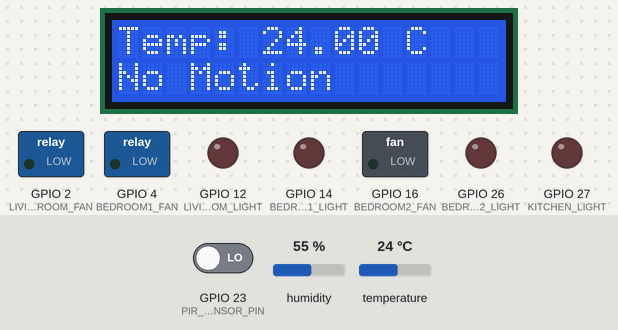
Bench run of a sketch on a simulated ESP32. Parts: 16×2 character LCD, switched loads named in the sketch (green lamp = pin HIGH), output pins drawn as LEDs (lit = HIGH). The inputs (shaded band) are chosen by the test bench; at power-on: GPIO 23 (PIR_SENSOR_PIN) LOW, temperature 24 °C, humidity 55 %. WiFi joins after 1.5 s; servers stay silent unless stated; what the sketch prints to the serial monitor is not drawn.

Above: at 3.0 s.
3.1 s: GPIO 23 (PIR_SENSOR_PIN) driven HIGH
At 5.1 s:
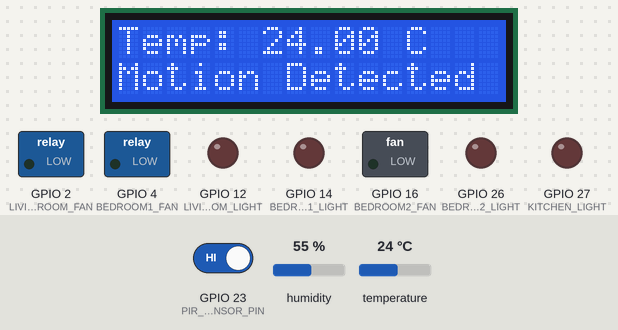
5.8 s: temperature set to 12 °C
At 7.6 s:
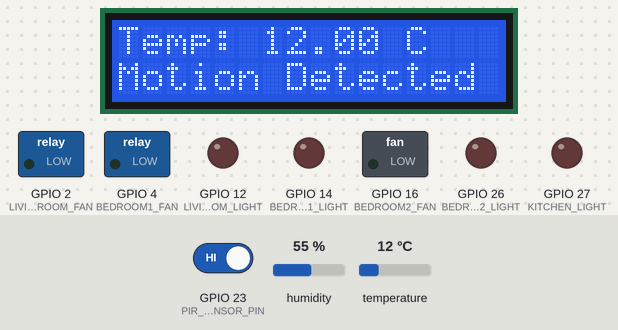
7.9 s: temperature set to 19 °C
At 9.6 s:
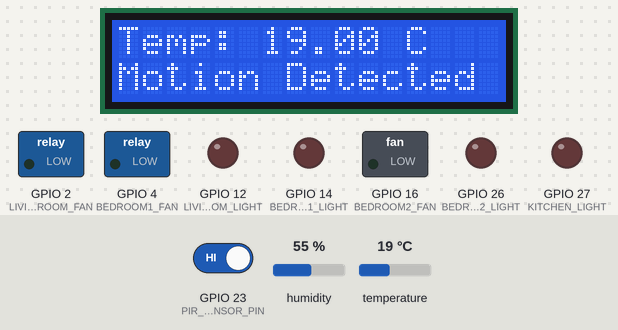
10.0 s: GPIO 23 (PIR_SENSOR_PIN) driven LOW
At 11.8 s:
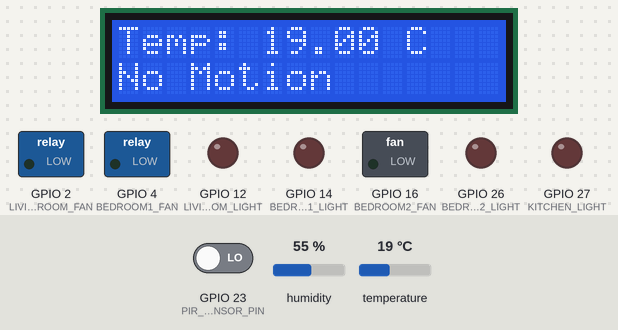
12.1 s: temperature set to 28 °C
At 13.9 s:
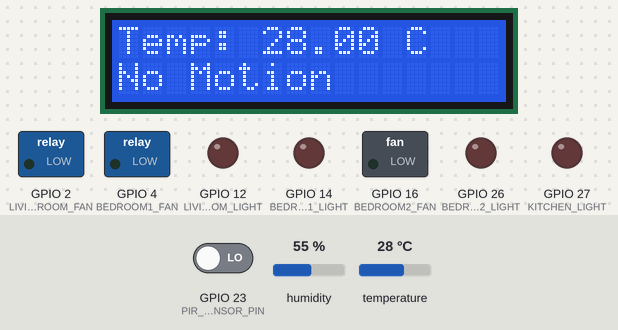
Timing chart, 0 to 15.1 s (numbered marks = the images above; inputs shaded):
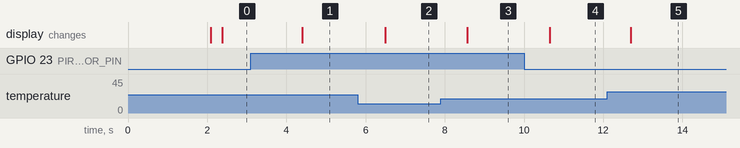

Measured:
- after the input at 3.1 s, the display: changes after 1.3 s (image 1)
- after the input at 5.8 s, the display: changes after 0.69 s (image 2)
- after the input at 7.9 s, the display: changes after 0.66 s (image 3)
- after the input at 10.0 s, the display: changes after 0.65 s (image 4)
- after the input at 12.1 s, the display: changes after 0.60 s (image 5)

The sketch:

sketch.ino
```cpp
#define BLYNK_TEMPLATE_ID "TMPL6_R9Vwz50"
#define BLYNK_TEMPLATE_NAME "Smart Home"
#define BLYNK_AUTH_TOKEN "mQ7eb6oejgzB6jvHJmGjVH0yFxV6Pgly"

#include <Wire.h>
#include <LiquidCrystal_I2C.h>
#include <DHT.h>
#include <BlynkSimpleEsp32.h>
#include <WiFi.h>

// WiFi credentials
char ssid[] = "Wokwi-GUEST";
char pass[] = "";

// Define Pins
#define LIVING_ROOM_LIGHT 12
#define BEDROOM1_LIGHT 14
#define BEDROOM2_LIGHT 26
#define KITCHEN_LIGHT 27

#define LIVING_ROOM_FAN 2
#define BEDROOM1_FAN 4
#define BEDROOM2_FAN 16

#define PIR_SENSOR_PIN 23
#define DHT_PIN 19

// Blynk Virtual Pins
#define V_LIVINGROOM_LIGHT V0
#define V_BEDROOM1_LIGHT V1
#define V_TEMPERATURE V2
#define V_MOTION_LED V3
#define V_LIVINGROOM_FAN V4

// Initialize LCD, DHT sensor, and variables
LiquidCrystal_I2C lcd(0x27, 16, 2); // I2C address 0x27, 16 columns, 2 rows
DHT dht(DHT_PIN, DHT22);

BlynkTimer timer;
bool motionDetected = false;

// Function to check motion and update Blynk
void checkMotion() {
  motionDetected = digitalRead(PIR_SENSOR_PIN);

  if(motionDetected){
    for(int i = 0; i<5; i++){
      Blynk.virtualWrite(V_MOTION_LED, 255); // Turn on the motion LED in Blynk
      delay(200);
      Blynk.virtualWrite(V_MOTION_LED, 0); // Turn off the motion LED in Blynk
    }
  }else{
    Blynk.virtualWrite(V_MOTION_LED, 0); // Turn off the motion LED in Blynk
  }


  lcd.setCursor(0, 1);
  if (motionDetected) {
    lcd.print("Motion Detected ");
  } else {
    lcd.print("No Motion       ");
  }
}

// Function to read and send temperature data
void sendTemperatureToBlynk() {
  float temp = dht.readTemperature();
  if (!isnan(temp)) {
    // Send temperature to Blynk virtual display
    String tempString = "Temp: " + String(temp) + "°C";
    //Blynk.virtualWrite(V_TEMPERATURE, tempString);

    // Serial.print("Sending temperature to Blynk: ");
    // Serial.println(temp); // Debugging output
    Blynk.virtualWrite(V_TEMPERATURE, temp); // Send to Blynk

    // Display temperature on LCD
    lcd.setCursor(0, 0);
    lcd.print("Temp: ");
    lcd.print(temp);
    lcd.print(" C   ");
  } else {
    lcd.setCursor(0, 0);
    lcd.print("DHT Error!      ");

  }
}

// Blynk handlers for controlling lights and fans
BLYNK_WRITE(V_LIVINGROOM_LIGHT) {
  digitalWrite(LIVING_ROOM_LIGHT, param.asInt());
}
BLYNK_WRITE(V_BEDROOM1_LIGHT) {
  digitalWrite(BEDROOM1_LIGHT, param.asInt());
}
BLYNK_WRITE(V_LIVINGROOM_FAN) {
  digitalWrite(LIVING_ROOM_FAN, param.asInt());
}

void setup() {
  Serial.begin(9600);

  // Initialize LCD
  lcd.init();
  lcd.backlight();
  lcd.setCursor(0, 0);
  lcd.print("Smart Home");

  // Connect to WiFi
  WiFi.begin(ssid, pass);
  while (WiFi.status() != WL_CONNECTED) {
    delay(500);
    Serial.print(".");
  }
  Serial.println("\nWiFi connected");

  // Initialize Blynk
  Blynk.config(BLYNK_AUTH_TOKEN);
  Blynk.connect();

  // Set Pin Modes
  pinMode(LIVING_ROOM_LIGHT, OUTPUT);
  pinMode(BEDROOM1_LIGHT, OUTPUT);
  pinMode(BEDROOM2_LIGHT, OUTPUT);
  pinMode(KITCHEN_LIGHT, OUTPUT);

  pinMode(LIVING_ROOM_FAN, OUTPUT);
  pinMode(BEDROOM1_FAN, OUTPUT);
  pinMode(BEDROOM2_FAN, OUTPUT);

  pinMode(PIR_SENSOR_PIN, INPUT);

  // Timers
  timer.setInterval(200L, sendTemperatureToBlynk); // Send temperature every 2 seconds
  timer.setInterval(500L, checkMotion);            // Check motion every 500 ms
}

void loop() {
  Blynk.run();
  timer.run();
}
```
